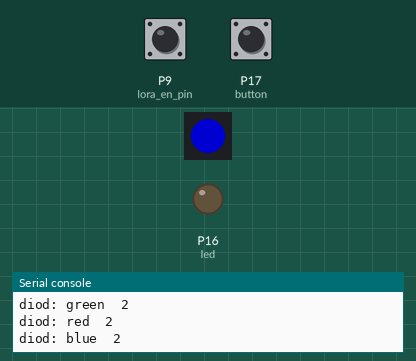
The program below on a simulated Pycom board running MicroPython. Parts: 1 RGB LEDs in strip order, left to right, output pins drawn as LEDs (lit = HIGH), the last lines printed to the serial console. The test bench sets the inputs (shaded band); at power-on: P17 (button) HIGH, P9 (lora_en_pin) HIGH. Dim RGB values are drawn brighter than linear.

Above: at 19.2 s.
19.3 s: P17 (button) pulled LOW for 0.15 s
At 20.4 s:
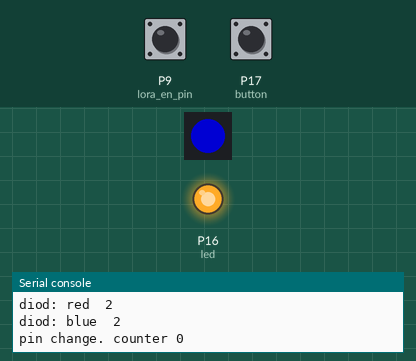
20.9 s: P17 (button) pulled LOW for 1 s
At 21.6 s:
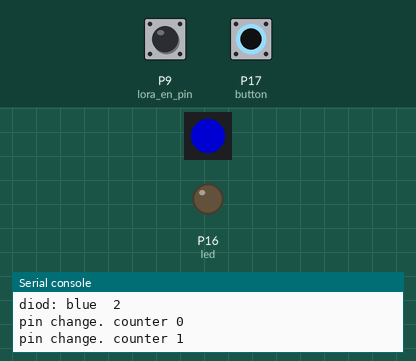
23.4 s: P17 (button) pulled LOW for 3.2 s
At 24.7 s:
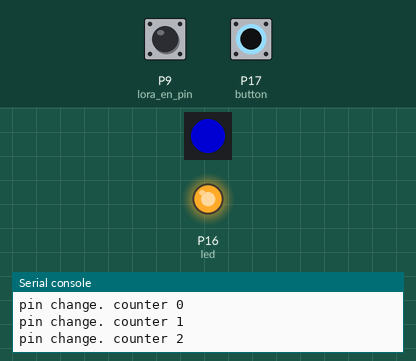
Timing chart, 0 to 26.4 s (numbered marks = the images above; inputs shaded):
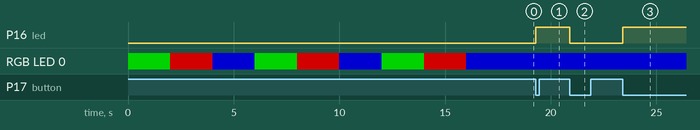

The program:

main.py
```python
import machine
import time
import pycom
import loranode
from machine import Pin

pycom.heartbeat(False)
print(os.uname())

# initialize GP16 in gpio mode (alt=0) and make it an output
led = Pin('G16',mode=Pin.OUT)

# initialize GP17 in gpio mode and make it an input with the
# pull-up enabled
button = Pin('G17', mode=Pin.IN, pull=Pin.PULL_UP)
counter = 0
def callback(p):
    global counter
    print('pin change. counter', counter)
    led.toggle()
    counter = counter + 1

button.callback(trigger= Pin.IRQ_FALLING, handler=callback)

cfg = loranode.nodeconfig()
print(loranode.version)
print('cfg:node_id: ', cfg.id)
print('cfg:LoRa_enabled: ', cfg.lora_enabled)

#while True:
for cycles in range(3): # stop after 5 cycles
    # send some data
    print('diod: green ',cycles)
    pycom.rgbled(0x007f00) # green
    time.sleep(2)
    print('diod: red ',cycles)
    pycom.rgbled(0x7f0000) # red
    time.sleep(2)
    print('diod: blue ',cycles)
    pycom.rgbled(0x00007f) # blue
    time.sleep(2)
```

loranode.py
```python
from machine import Pin
import machine
import binascii

version = 'LoRa node 0.1'

class nodeconfig:
	'''
	Lora-node config class
	'''
	lora_Enabled_port = 'G9'
	def __init__(self):
		self.id = binascii.hexlify(machine.unique_id()).decode('utf-8')

		lora_en_pin = Pin(self.lora_Enabled_port, mode=Pin.IN, pull=Pin.PULL_UP)
		self.lora_enabled = (lora_en_pin.value() == 0)
```

boot.py
```python
# boot.py -- run on boot-up
import os
from machine import UART
uart = UART(0, 115200)
os.dupterm(uart)
```

Measured:
- after the input at 19.3 s, P16 (led): LOW → HIGH at once
- after the input at 20.9 s, P16 (led): HIGH → LOW at once
- after the input at 23.4 s, P16 (led): LOW → HIGH at once
